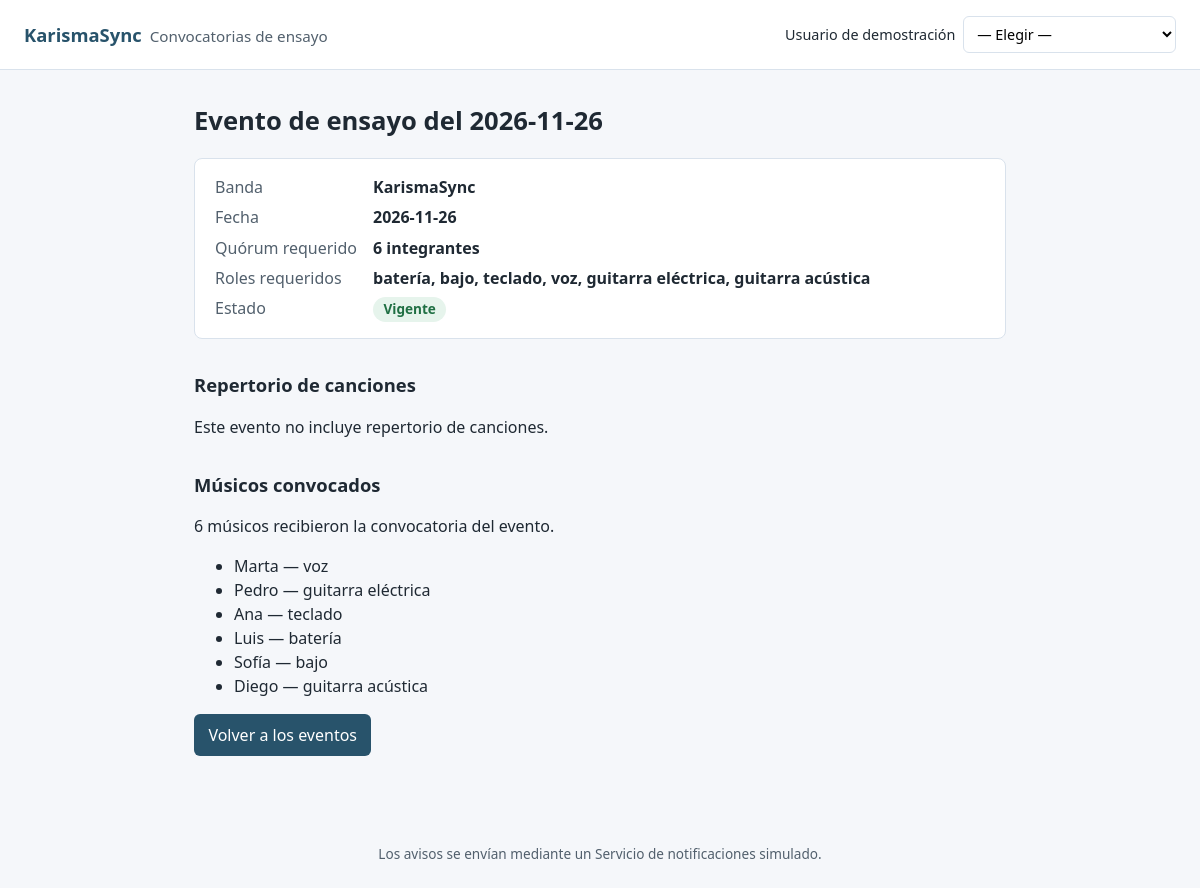
The app's page /eventos/2 with its own data.
### tables this page shows
CREATE TABLE eventos_ensayo (
    id INTEGER PRIMARY KEY AUTOINCREMENT,
    banda_id INTEGER NOT NULL,
    fecha TEXT NOT NULL,
    quorum INTEGER NOT NULL CHECK (quorum >= 1),
    estado TEXT NOT NULL DEFAULT 'Vigente'
        CHECK (estado IN ('Vigente', 'Confirmado', 'Cancelado', 'Terminado')),
    FOREIGN KEY (banda_id) REFERENCES bandas (id) ON DELETE CASCADE
);

CREATE TABLE bandas (
    id INTEGER PRIMARY KEY AUTOINCREMENT,
    nombre TEXT NOT NULL UNIQUE
);

CREATE TABLE instrumentos (
    id INTEGER PRIMARY KEY AUTOINCREMENT,
    nombre TEXT NOT NULL UNIQUE,
    es_musico_base INTEGER NOT NULL DEFAULT 0 CHECK (es_musico_base IN (0, 1))
);

CREATE TABLE convocatorias (
    id INTEGER PRIMARY KEY AUTOINCREMENT,
    evento_id INTEGER NOT NULL,
    integrante_id INTEGER NOT NULL,
    fecha_ensayo TEXT NOT NULL,
    fecha_envio TEXT NOT NULL,
    UNIQUE (evento_id, integrante_id),
    FOREIGN KEY (evento_id) REFERENCES eventos_ensayo (id) ON DELETE CASCADE,
    FOREIGN KEY (integrante_id) REFERENCES integrantes (id) ON DELETE CASCADE
);

### app/rutas/eventos.py (the view)
@router.get("/eventos/{evento_id}", response_class=HTMLResponse)
def detalle(
    evento_id: int,
    request: Request,
    conexion: sqlite3.Connection = Depends(obtener_conexion),
) -> HTMLResponse:
    evento = conexion.execute(
        "SELECT e.*, b.nombre AS banda "
        "FROM eventos_ensayo e JOIN bandas b ON b.id = e.banda_id "
        "WHERE e.id = ?",
        (evento_id,),
    ).fetchone()
    if evento is None:
        raise HTTPException(status_code=404, detail="Evento no encontrado")
    roles = conexion.execute(
        "SELECT i.nombre FROM eventos_requieren_instrumentos r "
        "JOIN instrumentos i ON i.id = r.instrumento_id "
        "WHERE r.evento_id = ? ORDER BY i.id",
        (evento_id,),
    ).fetchall()
    convocatorias = conexion.execute(
        "SELECT i.nombre AS integrante, c.fecha_envio, "
        "  GROUP_CONCAT(ins.nombre, ', ') AS instrumentos "
        "FROM convocatorias c "
        "JOIN integrantes i ON i.id = c.integrante_id "
        "LEFT JOIN convocatorias_instrumentos ci ON ci.convocatoria_id = c.id "
        "LEFT JOIN instrumentos ins ON ins.id = ci.instrumento_id "
        "WHERE c.evento_id = ? "
        "GROUP BY c.id ORDER BY i.id",
        (evento_id,),
    ).fetchall()
    canciones = conexion.execute(
        "SELECT c.titulo, c.autor FROM eventos_canciones ec "
        "JOIN canciones c ON c.id = ec.cancion_id "
        "WHERE ec.evento_id = ? ORDER BY c.titulo",
        (evento_id,),
    ).fetchall()
    contexto = _contexto_comun(request, conexion)
    contexto.update(
        {
            "evento": evento,
            "roles": roles,
            "convocatorias": convocatorias,
            "canciones": canciones,
        }
    )
    return templates.TemplateResponse(
        request=request, name="evento_detalle.html", context=contexto
    )

### app/templates/evento_detalle.html (shortened to what this page needs)
{% extends "base.html" %}
{% block contenido %}
  <h1>Evento de ensayo del {{ evento.fecha }}</h1>
  <dl>
    <dt>Banda</dt>
    <dd>{{ evento.banda }}</dd>
    <dt>Fecha</dt>
    <dd>{{ evento.fecha }}</dd>
    <dt>Quórum requerido</dt>
    <dd>{{ evento.quorum }} integrantes</dd>
    <dt>Roles requeridos</dt>
    <dd>{% for rol in roles %}{{ rol.nombre }}{% if not loop.last %}, {% endif %}{% endfor %}</dd>
    <dt>Estado</dt>
    <dd><span class="badge">{{ evento.estado }}</span></dd>
  </dl>
  <h2>Repertorio de canciones</h2>
  {% if canciones %}
  <ul>
    {% for cancion in canciones %}
    <li>{{ cancion.titulo }}{% if cancion.autor %} — {{ cancion.autor }}{% endif %}</li>
    {% endfor %}
  </ul>
  {% else %}
  <p>Este evento no incluye repertorio de canciones.</p>
  {% endif %}
  <h2>Músicos convocados</h2>
  <p>{{ convocatorias|length }} músicos recibieron la convocatoria del evento.</p>
  <ul>
    {% for convocatoria in convocatorias %}
    <li>{{ convocatoria.integrante }} — {{ convocatoria.instrumentos or 'sin instrumentos' }}</li>
    {% endfor %}
  </ul>
  <p><a class="boton" href="/">Volver a los eventos</a></p>
{% endblock %}

### app/templates/base.html (style rules this page uses)
:root { --tinta: #1f2933; --suave: #52606d; --borde: #d9e2ec; --fondo: #f5f7fa; --acento: #28536b; --acento-claro: #e3eef4; --error: #a61b1b; --error-fondo: #fdecec; --ok: #1f6f43; --ok-fondo: #e6f4ec; }
* { box-sizing: border-box; }
body { margin: 0; font-family: "Segoe UI", system-ui, sans-serif; color: var(--tinta); background: var(--fondo); line-height: 1.5; }
h1 { font-size: 1.6rem; margin-top: 0; }
h2 { font-size: 1.15rem; margin-top: 2rem; }
.boton, button { display: inline-block; background: var(--acento); color: #fff; border: 0; border-radius: 6px; padding: .55rem .9rem; text-decoration: none; cursor: pointer; }
.badge { display: inline-block; background: var(--ok-fondo); color: var(--ok); border-radius: 999px; padding: .15rem .65rem; font-size: .85rem; font-weight: 600; }
dl { display: grid; grid-template-columns: max-content 1fr; gap: .4rem 1rem; background: #fff; border: 1px solid var(--borde); border-radius: 8px; padding: 1rem 1.25rem; }
dt { color: var(--suave); }
dd { margin: 0; font-weight: 600; }

### records on screen
eventos_ensayo: fecha "2026-11-26", quorum "6", estado "Vigente"
bandas: banda "KarismaSync"
instrumentos: nombre "batería"
instrumentos: nombre "bajo"
instrumentos: nombre "teclado"
instrumentos: nombre "voz"
instrumentos: nombre "guitarra eléctrica"
instrumentos: nombre "guitarra acústica"
convocatorias: integrante "Marta", instrumentos "voz"
convocatorias: integrante "Pedro", instrumentos "guitarra eléctrica"
convocatorias: integrante "Ana", instrumentos "teclado"
convocatorias: integrante "Luis", instrumentos "batería"
convocatorias: integrante "Sofía", instrumentos "bajo"
convocatorias: integrante "Diego", instrumentos "guitarra acústica"

### other values on screen
{{ convocatorias|length }} "6"
